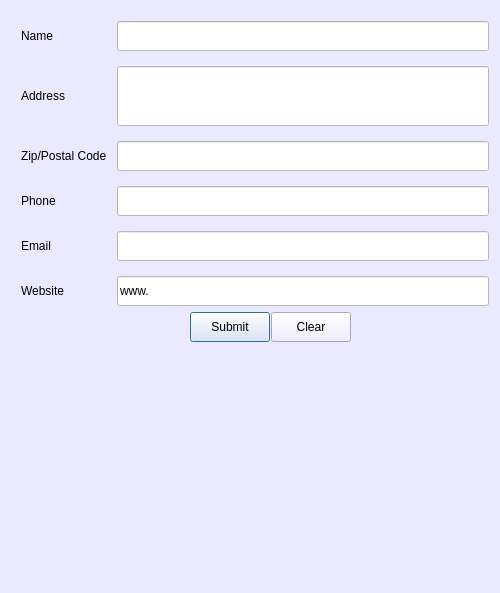
<?xml version="1.0" encoding="UTF-8"?>
<ui version="4.0">
 <class>VendorAdd</class>
 <widget class="QDialog" name="VendorAdd">
  <property name="geometry">
   <rect>
    <x>0</x>
    <y>0</y>
    <width>500</width>
    <height>591</height>
   </rect>
  </property>
  <property name="windowTitle">
   <string>Dialog</string>
  </property>
  <property name="autoFillBackground">
   <bool>false</bool>
  </property>
  <property name="styleSheet">
   <string notr="true">background-color: rgb(235, 233, 255);</string>
  </property>
  <layout class="QVBoxLayout" name="verticalLayout">
   <item>
    <layout class="QFormLayout" name="formLayout">
     <property name="fieldGrowthPolicy">
      <enum>QFormLayout::AllNonFixedFieldsGrow</enum>
     </property>
     <property name="horizontalSpacing">
      <number>10</number>
     </property>
     <property name="verticalSpacing">
      <number>15</number>
     </property>
     <property name="leftMargin">
      <number>10</number>
     </property>
     <property name="topMargin">
      <number>10</number>
     </property>
     <item row="0" column="0">
      <widget class="QLabel" name="vendor_name_label">
       <property name="minimumSize">
        <size>
         <width>0</width>
         <height>30</height>
        </size>
       </property>
       <property name="text">
        <string>Name</string>
       </property>
      </widget>
     </item>
     <item row="0" column="1">
      <widget class="QLineEdit" name="vendor_name">
       <property name="minimumSize">
        <size>
         <width>0</width>
         <height>30</height>
        </size>
       </property>
       <property name="styleSheet">
        <string notr="true">background-color: rgb(255, 255, 255);</string>
       </property>
      </widget>
     </item>
     <item row="1" column="0">
      <widget class="QLabel" name="vendor_address_label">
       <property name="minimumSize">
        <size>
         <width>0</width>
         <height>60</height>
        </size>
       </property>
       <property name="text">
        <string>Address</string>
       </property>
      </widget>
     </item>
     <item row="1" column="1">
      <widget class="QLineEdit" name="vendor_address">
       <property name="minimumSize">
        <size>
         <width>0</width>
         <height>60</height>
        </size>
       </property>
       <property name="styleSheet">
        <string notr="true">background-color: rgb(255, 255, 255);
font: 75 12pt &quot;Comic Sans MS&quot;;</string>
       </property>
      </widget>
     </item>
     <item row="2" column="0">
      <widget class="QLabel" name="vendor_zip_label">
       <property name="minimumSize">
        <size>
         <width>0</width>
         <height>30</height>
        </size>
       </property>
       <property name="text">
        <string>Zip/Postal Code</string>
       </property>
      </widget>
     </item>
     <item row="2" column="1">
      <widget class="QLineEdit" name="vendor_zip">
       <property name="minimumSize">
        <size>
         <width>0</width>
         <height>30</height>
        </size>
       </property>
       <property name="styleSheet">
        <string notr="true">background-color: rgb(255, 255, 255);</string>
       </property>
      </widget>
     </item>
     <item row="3" column="0">
      <widget class="QLabel" name="vendor_phone_label">
       <property name="minimumSize">
        <size>
         <width>0</width>
         <height>30</height>
        </size>
       </property>
       <property name="text">
        <string>Phone</string>
       </property>
      </widget>
     </item>
     <item row="3" column="1">
      <widget class="QLineEdit" name="vendor_phone">
       <property name="minimumSize">
        <size>
         <width>0</width>
         <height>30</height>
        </size>
       </property>
       <property name="styleSheet">
        <string notr="true">background-color: rgb(255, 255, 255);</string>
       </property>
      </widget>
     </item>
     <item row="4" column="0">
      <widget class="QLabel" name="vendor_email_label">
       <property name="minimumSize">
        <size>
         <width>0</width>
         <height>30</height>
        </size>
       </property>
       <property name="text">
        <string>Email</string>
       </property>
      </widget>
     </item>
     <item row="4" column="1">
      <widget class="QLineEdit" name="vendor_email">
       <property name="minimumSize">
        <size>
         <width>0</width>
         <height>30</height>
        </size>
       </property>
       <property name="styleSheet">
        <string notr="true">background-color: rgb(255, 255, 255);</string>
       </property>
      </widget>
     </item>
     <item row="5" column="0">
      <widget class="QLabel" name="vendor_website_label">
       <property name="minimumSize">
        <size>
         <width>0</width>
         <height>30</height>
        </size>
       </property>
       <property name="text">
        <string>Website</string>
       </property>
      </widget>
     </item>
     <item row="5" column="1">
      <widget class="QLineEdit" name="vendor_website">
       <property name="minimumSize">
        <size>
         <width>0</width>
         <height>30</height>
        </size>
       </property>
       <property name="styleSheet">
        <string notr="true">background-color: rgb(255, 255, 255);</string>
       </property>
       <property name="text">
        <string>www.</string>
       </property>
      </widget>
     </item>
    </layout>
   </item>
   <item>
    <layout class="QHBoxLayout" name="horizontalLayout_3">
     <property name="spacing">
      <number>1</number>
     </property>
     <property name="rightMargin">
      <number>138</number>
     </property>
     <property name="bottomMargin">
      <number>240</number>
     </property>
     <item>
      <spacer name="horizontalSpacer">
       <property name="orientation">
        <enum>Qt::Horizontal</enum>
       </property>
       <property name="sizeHint" stdset="0">
        <size>
         <width>40</width>
         <height>20</height>
        </size>
       </property>
      </spacer>
     </item>
     <item>
      <widget class="QPushButton" name="pushButton">
       <property name="minimumSize">
        <size>
         <width>0</width>
         <height>30</height>
        </size>
       </property>
       <property name="text">
        <string>Submit</string>
       </property>
      </widget>
     </item>
     <item>
      <widget class="QPushButton" name="pushButton_2">
       <property name="minimumSize">
        <size>
         <width>0</width>
         <height>30</height>
        </size>
       </property>
       <property name="text">
        <string>Clear</string>
       </property>
      </widget>
     </item>
    </layout>
   </item>
  </layout>
 </widget>
 <resources/>
 <connections/>
</ui>
